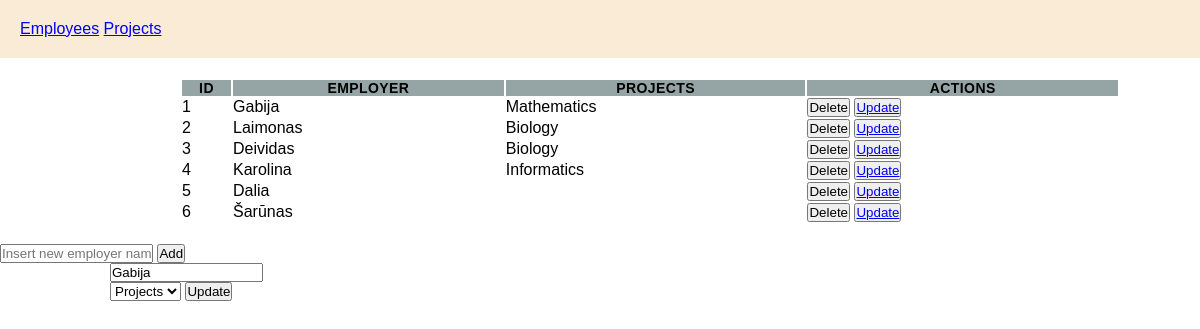
The app's page /?path=employees&update_emp=1 with its own data.
### tables this page shows
CREATE TABLE `employees` (
  `id` bigint(20) NOT NULL AUTO_INCREMENT,
  `employer` varchar(15) NOT NULL,
  `projects_id` bigint(20) DEFAULT NULL,
  PRIMARY KEY (`id`),
  KEY `projects_id_idx` (`id`),
  KEY `projects_id_idx1` (`projects_id`),
  CONSTRAINT `projects_id` FOREIGN KEY (`projects_id`) REFERENCES `projects` (`id`)
);

### index.php (the view, shortened to what this page needs)
<!DOCTYPE html>
<html lang="en">
<head>
    <link rel="stylesheet" href="style.css">
</head>
<body>
<header>
<a href= 'index.php'>Employees</a>
<a href= 'projects.php'>Projects</a>
</header>
<div class="container">
<?php
    $servername = "localhost";
    $username = "root";
    $password = "mysql";
    $dbname = "sprint";
    $conn = mysqli_connect($servername, $username, $password, $dbname);
?>
<?php
    $sql = "SELECT employees.id, employees.employer, employees.projects_id,
            GROUP_CONCAT(projects.project separator \", \") as pr_id
            FROM employees
            LEFT JOIN projects
            ON employees.projects_id = projects.id
            GROUP BY employees.id;";
    $result = mysqli_query($conn, $sql);
    if (mysqli_num_rows($result) > 0) {
        print('<table class="table">
                    <thead class="table-header">
                        <tr>
                            <th>Id</th>
                            <th>Employer</th>
                            <th>Projects</th>
                            <th>Actions</th>
                        </tr>
                    </thead>
                    <tbody>');
    $i = 1;
        while($row = mysqli_fetch_assoc($result)) {
        print(          '<tr>
                            <td>' . $i . '</td>
                            <td>' . $row["employer"] . '</td>
                            <td>' . $row["pr_id"] . '</td>
                            <td>' .
                                '<form action="'. $_SERVER['PHP_SELF'] .'" method="post">
                                    <button type="submit" name="delete_emp" class="btn btn-outline-primary btn-sm" value="'. $row['id'] .'">Delete</button>
                                    <button>
                                        <a href="?path=employees&update_emp='. $row['id'].'" type="button" name="submit" class="btn btn-primary btn-sm">Update</a></button>
                                    </form>' .
                            '</td>
                        </tr>');
    $i++;
        }
        print(     '</tbody>
              </table>
</div>');
    } else {
    echo '0 results';
    }
?>
<form method="POST">
  <input type="text" name="employer" value="<?php echo $row['employer'] ?>" placeholder="Insert new employer name" Required>
  <input type="submit" name="insert_emp" value="Add">
</form>
<?php if(isset($_GET["update_emp"])): ?>
                <?php $id = $_GET["update_emp"]; ?>
           <form method="post" action="<?php echo $_SERVER['PHP_SELF'];?>?path=employees">
<?php
$sql = 'SELECT employer FROM Employees
        WHERE id = '. $id;
        $result = mysqli_query($conn, $sql);
        if (mysqli_num_rows($result) > 0) {
            while($row = mysqli_fetch_assoc($result)) {
                echo '<div class="container">
                <div class="row">
                 <div class="col-4">
                <input type="text" name="update_emp" class="form-control" id="employer" placeholder="" value="'. $row['employer'] .'">
                </div>
                </div>
                </div>';
            }
        }
        ?>
        <div class="container">
            <div class="row">
                <div class="col-4">
                    <select class="form-select" aria-label="Default select example">
                        <option selected>Projects</option>
                </div>
            </div>
        </div>
               <form method="post" action="<?php echo $_SERVER['PHP_SELF'];?>?path=employees">
                  <button type="submit" name="update_emp" class="btn btn-primary">Update</button>
                  </form>
    <?php endif; ?>
</body>
</html>

### style.css (style rules this page uses)
body, body * { margin: 0; padding: 0; vertical-align: top; box-sizing: border-box; font-family: 'Gill Sans', 'Gill Sans MT', Calibri, 'Trebuchet MS', sans-serif; word-break: break-all; }
header { display: inline-block; width: 100%; background-color: antiquewhite; padding: 20px; }
.container { max-width: 1000px; margin-left: auto; margin-right: auto; padding-left: 10px; padding-right: 10px; }
.table { width: 100%; margin-left: 50px; padding: 20px; }
.table-header { background-color: #95A5A6; font-size: 14px; text-transform: uppercase; letter-spacing: 0.03em; }

### records on screen
employees: employer "Gabija", pr_id "Mathematics", update_emp "Gabija"
employees: employer "Laimonas", pr_id "Biology"
employees: employer "Deividas", pr_id "Biology"
employees: employer "Karolina", pr_id "Informatics"
employees: employer "Dalia", $row['id'] 7 (drawn)
employees: employer "Šarūnas", $row['id'] 39 (drawn)
